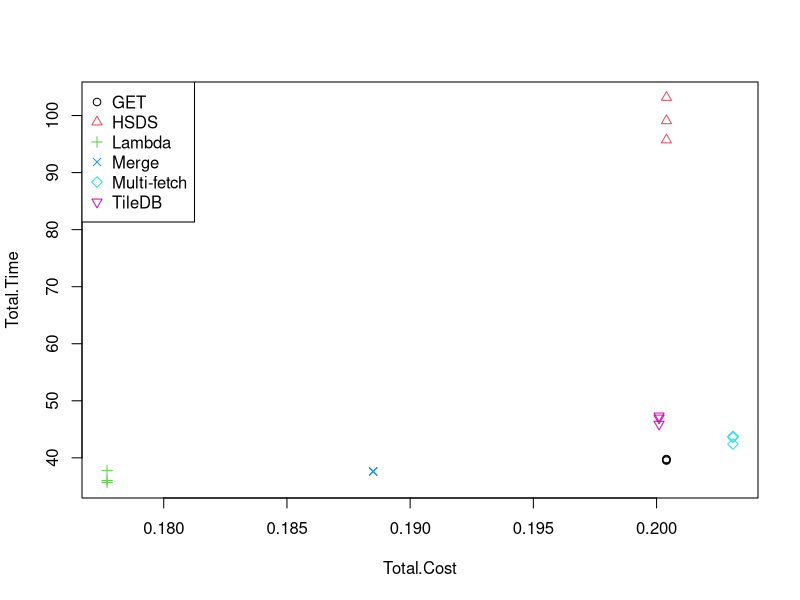

This figure's R source:
# data = read.delim('out.csv')
data = read.csv(file = 'out-q1.csv')
data = data[data$Chunk.Size == "4",]
data$Type = as.factor(data$Type)
data = data[order(as.numeric(data$Type)),]

pdf("q1.pdf")
with(data, plot(Total.Cost, Total.Time,
				pch=as.numeric(Type), col=as.numeric(Type)))
with(data, legend('topleft', legend=levels(Type), 
				pch=unique(as.numeric(Type)), col=unique(as.numeric(Type))))
# with(data, text(Total.Cost, Total.Time, Chunk.Size, adj=c(0.2,-0.2)))
